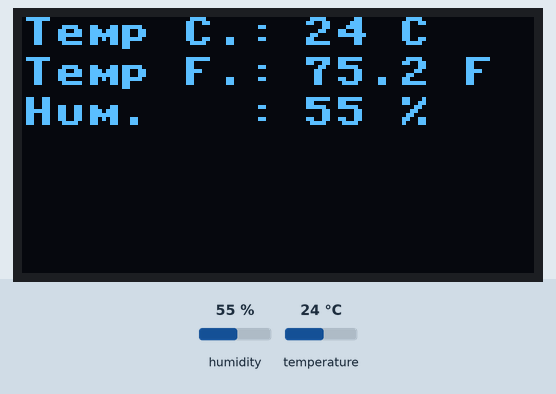
A program run on a simulated ESP8266 board running MicroPython. On the bench: 128×64 one-colour display. Inputs (shaded band) come from the test bench; at power-on: humidity 55 %, temperature 24 °C. What the program prints to the serial console is not drawn.

Above: at 2.6 s.
2.7 s: humidity set to 22 %
At 5.0 s:
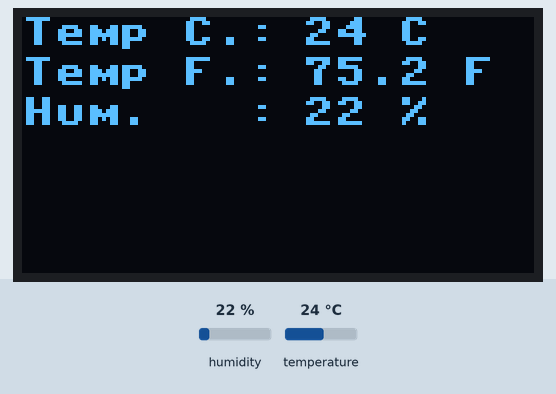
5.7 s: temperature set to 12 °C
At 7.1 s:
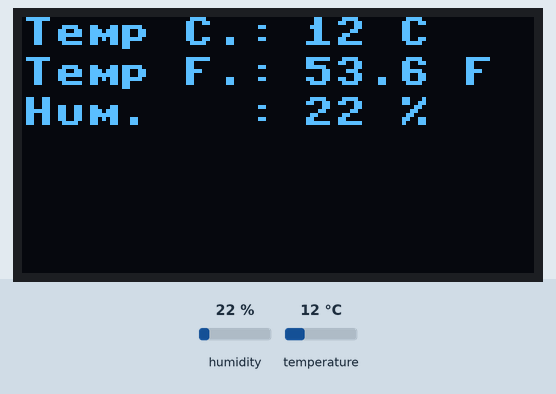
8.7 s: humidity set to 40 %
At 11.3 s:
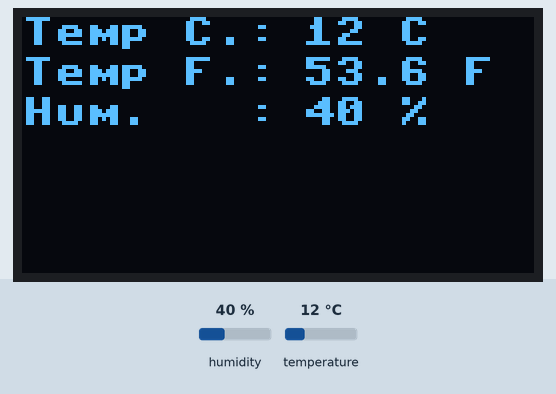
11.7 s: temperature set to 19 °C
At 13.4 s:
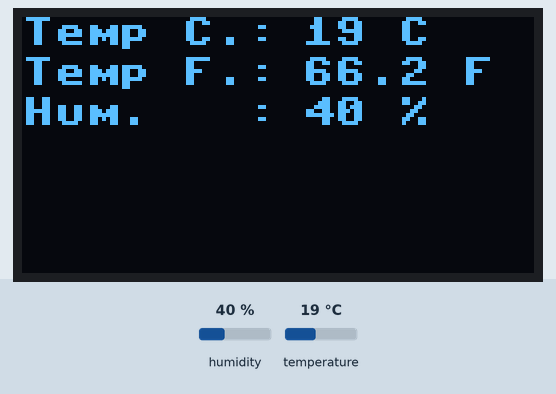
Timing chart, 0 to 14.9 s (numbered marks = the images above; inputs shaded):
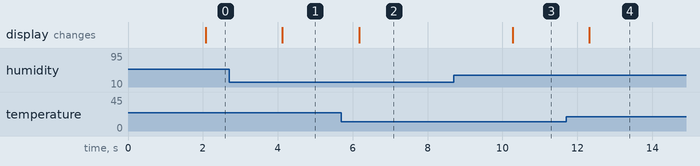

The program:

dht11_read.py
```python
from machine import Pin, SoftI2C
from time import sleep
import dht
import ssd1306

GanimedeE12 = 0
GanimedeE32 = 1
BOARD = GanimedeE12

if BOARD is GanimedeE12:
    # ESP8266 Pin assignment
    i2c = SoftI2C(scl=Pin(5), sda=Pin(4))

oled_width = 128
oled_height = 64
oled = ssd1306.SSD1306_I2C(oled_width, oled_height, i2c)

#sensor = dht.DHT22(Pin(5))
sensor = dht.DHT11(Pin(5))

while True:
  try:
    sleep(2)
    sensor.measure()
    temp = sensor.temperature()
    hum = sensor.humidity()
    temp_f = temp * (9/5) + 32.0

    print('Temperature: %3.1f C' %temp)
    print('Temperature: %3.1f F' %temp_f)
    print('Humidity: %3.1f %%' %hum)

    temp_str = str(temp)
    temp_f_str = str(temp_f)
    hum_str = str(hum)

    oled.fill(0)
    oled.text('Temp C.: ', 0, 0)
    oled.text(temp_str + ' C', 70, 0)
    oled.text('Temp F.: ', 0, 10)
    oled.text(temp_f_str + ' F', 70, 10)
    oled.text('Hum.   : ', 0, 20)
    oled.text(hum_str + ' %', 70, 20)
    oled.show()

  except OSError as e:
    print('Failed to read sensor.')
```

Measured:
- after the input at 2.7 s, the display: changes after 1.4 s (image 1)
- after the input at 5.7 s, the display: changes after 0.47 s (image 2)
- after the input at 8.7 s, the display: changes after 1.6 s (image 3)
- after the input at 11.7 s, the display: changes after 0.62 s (image 4)
